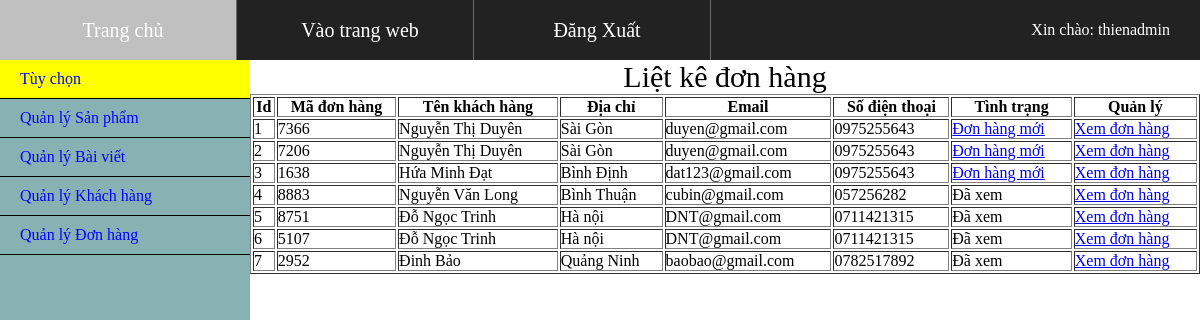
Screenshot of /admin/index.php?action=quanlydonhang&query=lietke (signed in) with the database file from the repository.
### tables this page shows
CREATE TABLE IF NOT EXISTS `bangmadonhang` (
  `id_ma` int(10) NOT NULL AUTO_INCREMENT,
  `id_khachhang` int(10) NOT NULL,
  `ma_code` varchar(10) NOT NULL,
  `tinhtrang_ma` int(10) NOT NULL,
  PRIMARY KEY (`id_ma`)
);

CREATE TABLE IF NOT EXISTS `bangdangky` (
  `id_khachhang` int(10) NOT NULL AUTO_INCREMENT,
  `tenkhachhang` varchar(100) NOT NULL,
  `email` varchar(60) NOT NULL,
  `diachi` varchar(60) NOT NULL,
  `matkhau` varchar(60) NOT NULL,
  `dienthoai` varchar(60) NOT NULL,
  PRIMARY KEY (`id_khachhang`)
);

### admin/pages/quanlydonhang/lietke.php (the view)
<p style="font-size:30px; text-align:center">Liệt kê đơn hàng</p>
<?php
  $sql_lietke_dh = "SELECT * FROM bangmadonhang,bangdangky WHERE bangmadonhang.id_khachhang=bangdangky.id_khachhang ORDER BY bangmadonhang.id_ma DESC";
  $query_lietke_dh = mysqli_query($mysqli,$sql_lietke_dh);
?>
<table style="width:100%" border="1" style="border-collapse: collapse;">
  <tr>
    <th>Id</th>
    <th>Mã đơn hàng</th>
    <th>Tên khách hàng</th>
    <th>Địa chỉ</th>
    <th>Email</th>
    <th>Số điện thoại</th>
    <th>Tình trạng</th>
    <th>Quản lý</th>
  </tr>
  <?php
  $i = 0;
  while($row = mysqli_fetch_array($query_lietke_dh)){
    $i++;
  ?>
  <tr>
    <td><?php echo $i ?></td>
    <td><?php echo $row['ma_code'] ?></td>
    <td><?php echo $row['tenkhachhang'] ?></td>
    <td><?php echo $row['diachi'] ?></td>
    <td><?php echo $row['email'] ?></td>
    <td><?php echo $row['dienthoai'] ?></td>
    <td>
      <?php if($row['tinhtrang_ma']==1){
        echo '<a href="pages/quanlydonhang/xuly.php?code='.$row['ma_code'].'">Đơn hàng mới</a>';
      }else{
        echo 'Đã xem';
      }
      ?>
    </td>
    <td>
      <a href="index.php?action=donhang&query=xemdonhang&code=<?php echo $row['ma_code'] ?>">Xem đơn hàng</a>
    </td>
  </tr>
  <?php
  }
  ?>
</table>

### admin/css/styleadmin.css (style rules this page uses)
* { padding: 0; margin: 0; box-sizing: border-box; }

### rows the page displays
bangmadonhang: ma_code "7366", id_khachhang.tenkhachhang "Nguyễn Thị Duyên", id_khachhang.diachi "Sài Gòn", id_khachhang.email "duyen@gmail.com", id_khachhang.dienthoai "0975255643"
bangmadonhang: ma_code "7206", id_khachhang.tenkhachhang "Nguyễn Thị Duyên", id_khachhang.diachi "Sài Gòn", id_khachhang.email "duyen@gmail.com", id_khachhang.dienthoai "0975255643"
bangmadonhang: ma_code "1638", id_khachhang.tenkhachhang "Hứa Minh Đạt", id_khachhang.diachi "Bình Định", id_khachhang.email "dat123@gmail.com", id_khachhang.dienthoai "0975255643"
bangmadonhang: ma_code "8883", id_khachhang.tenkhachhang "Nguyễn Văn Long", id_khachhang.diachi "Bình Thuận", id_khachhang.email "cubin@gmail.com", id_khachhang.dienthoai "057256282", tinhtrang_ma "Đã xem"
bangmadonhang: ma_code "8751", id_khachhang.tenkhachhang "Đỗ Ngọc Trinh", id_khachhang.diachi "Hà nội", id_khachhang.email "DNT@gmail.com", id_khachhang.dienthoai "0711421315", tinhtrang_ma "Đã xem"
bangmadonhang: ma_code "5107", id_khachhang.tenkhachhang "Đỗ Ngọc Trinh", id_khachhang.diachi "Hà nội", id_khachhang.email "DNT@gmail.com", id_khachhang.dienthoai "0711421315", tinhtrang_ma "Đã xem"
bangmadonhang: ma_code "2952", id_khachhang.tenkhachhang "Đinh Bảo", id_khachhang.diachi "Quảng Ninh", id_khachhang.email "baobao@gmail.com", id_khachhang.dienthoai "0782517892", tinhtrang_ma "Đã xem"

### other values shown
$_SESSION['login'] "thienadmin"
